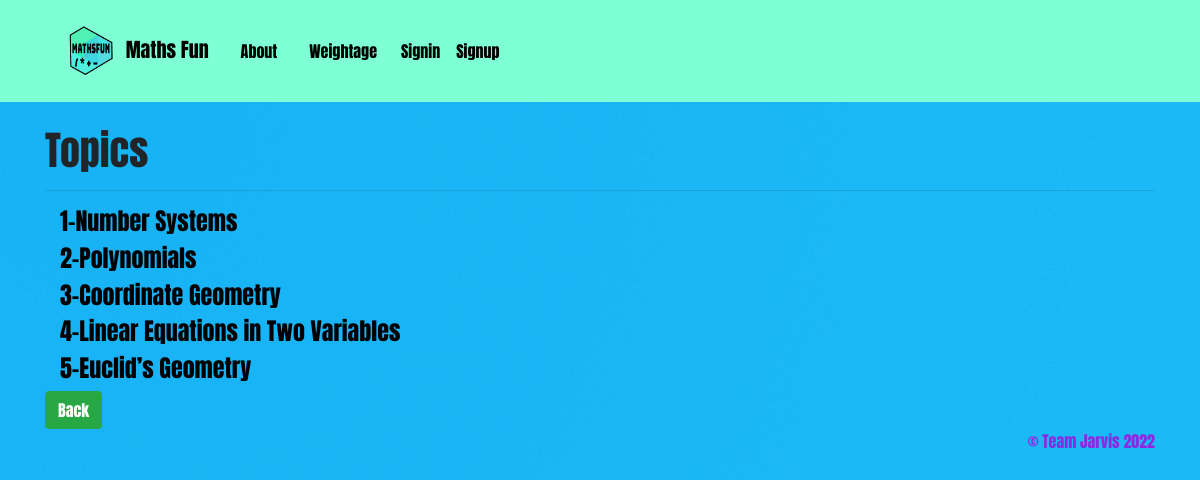
The app's page /MathsFun/detail/4 with its own data.
### MathsFun/models.py (models this page shows, shortened)
class Topic(models.Model):
    Topicname = models.ForeignKey(AllStandard, on_delete=models.CASCADE)
    tname = models.CharField(max_length=300)
    files = models.FileField(upload_to='pdfs/')
    video = EmbedVideoField(blank=True)

### MathsFun/views.py (the view)
# urls.py: path('detail/<int:pk>', views.detail, name='topic'),
def detail(request, pk):
    topic = Topic.objects.filter(Topicname = pk)
    return render(request, 'MathsFun/Topic.html', {'topic':topic})

### MathsFun/templates/MathsFun/Topic.html
{% extends 'base.html' %}
{% block content %}
{% load embed_video_tags %}
<br/>
<h1>Topics</h1>
<hr/>
<div class = 'container'>
  {% for i in topic.all %}
  <h4><a href = '{% url "topicselector" i.id %}'  style = 'text-decoration:none;color:black;' >{{i.tname}}</a></h4>
  {% endfor %}
</div>
<a href="{% url 'home-page' %}" class = 'btn btn-success'>Back</a>
{% endblock %}

### records on screen
Topic: tname "1-Number Systems"
Topic: tname "2-Polynomials"
Topic: tname "3-Coordinate Geometry"
Topic: tname "4-Linear Equations in Two Variables"
Topic: tname "5-Euclid’s Geometry"
